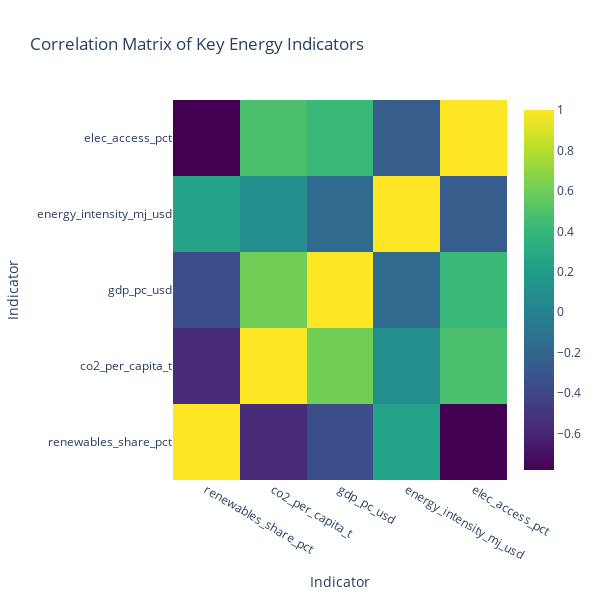

The notebook cell saved with this chart:
### Code cell
# Analyse correlation matrix of key energy indicators

import pandas as pd
import plotly.graph_objects as go

# 1. Load your data
df = pd.read_csv('../data/cleaned/enhanced_energy_features_final.csv')

# 2. Selected correlated variables 
corr_vars = [
    'renewables_share_pct',
    'co2_per_capita_t',
    'gdp_pc_usd',
    'energy_intensity_mj_usd',
    'elec_access_pct'
]

# 3. Compute the correlation matrix and round for readability
corr = df[corr_vars].corr().round(2)

# 4. Build the Plotly heatmap
heatmap = go.Figure(
    data=go.Heatmap(
        z=corr.values,
        x=corr_vars,
        y=corr_vars,
        colorscale='Viridis',    
        hoverongaps=False
    )
)

heatmap.update_layout(
    title='Correlation Matrix of Key Energy Indicators',
    xaxis_title='Indicator',
    yaxis_title='Indicator',
    width=600,
    height=600
)

heatmap.show()

### Figure 1 — Plotly figure (JSON) as saved in the notebook; plotly's stock layout.template omitted (floating-point values rounded to 4 significant figures)
{"data": [{"colorscale": [[0, "#440154"], [0.1111, "#482878"], [0.2222, "#3e4989"], [0.3333, "#31688e"], [0.4444, "#26828e"], [0.5556, "#1f9e89"], [0.6667, "#35b779"], [0.7778, "#6ece58"], [0.8889, "#b5de2b"], [1, "#fde725"]], "hoverongaps": false, "type": "heatmap", "x": ["renewables_share_pct", "co2_per_capita_t", "gdp_pc_usd", "energy_intensity_mj_usd", "elec_access_pct"], "y": ["renewables_share_pct", "co2_per_capita_t", "gdp_pc_usd", "energy_intensity_mj_usd", "elec_access_pct"], "z": [[1, -0.56, -0.35, 0.25, -0.78], [-0.56, 1, 0.61, 0.1, 0.48], [-0.35, 0.61, 1, -0.17, 0.42], [0.25, 0.1, -0.17, 1, -0.26], [-0.78, 0.48, 0.42, -0.26, 1]]}], "layout": {"height": 600, "title": {"text": "Correlation Matrix of Key Energy Indicators"}, "width": 600, "xaxis": {"title": {"text": "Indicator"}}, "yaxis": {"title": {"text": "Indicator"}}}}
